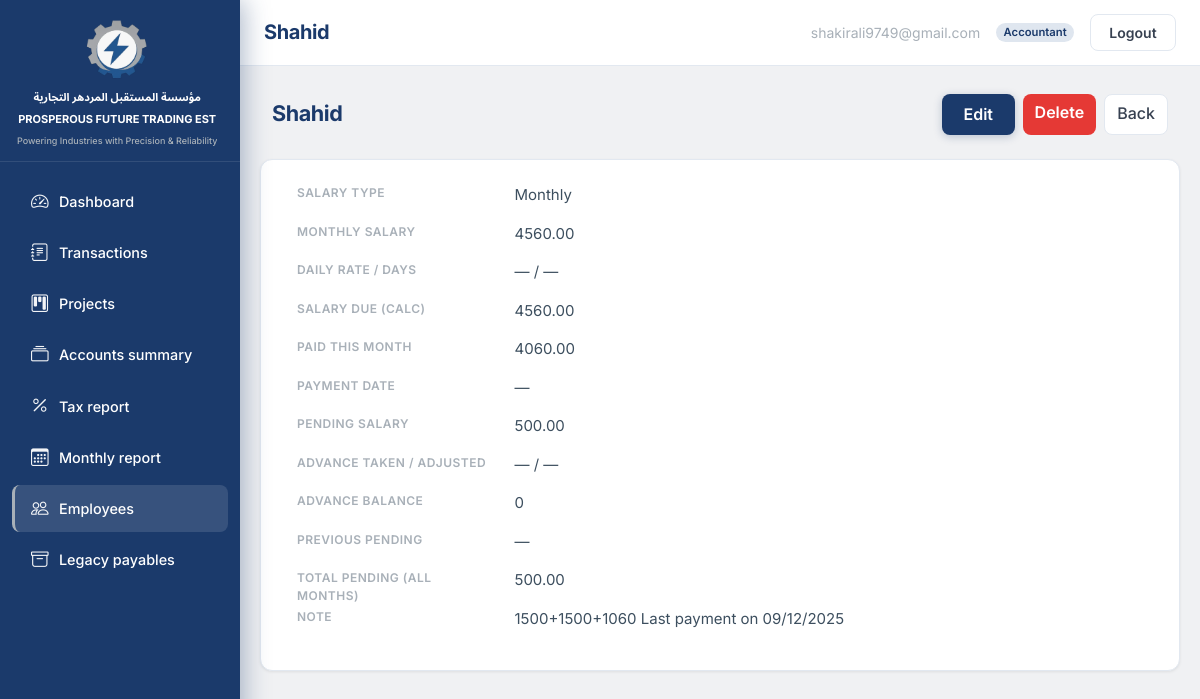
The app's page /employees/7/ (signed in), older data.
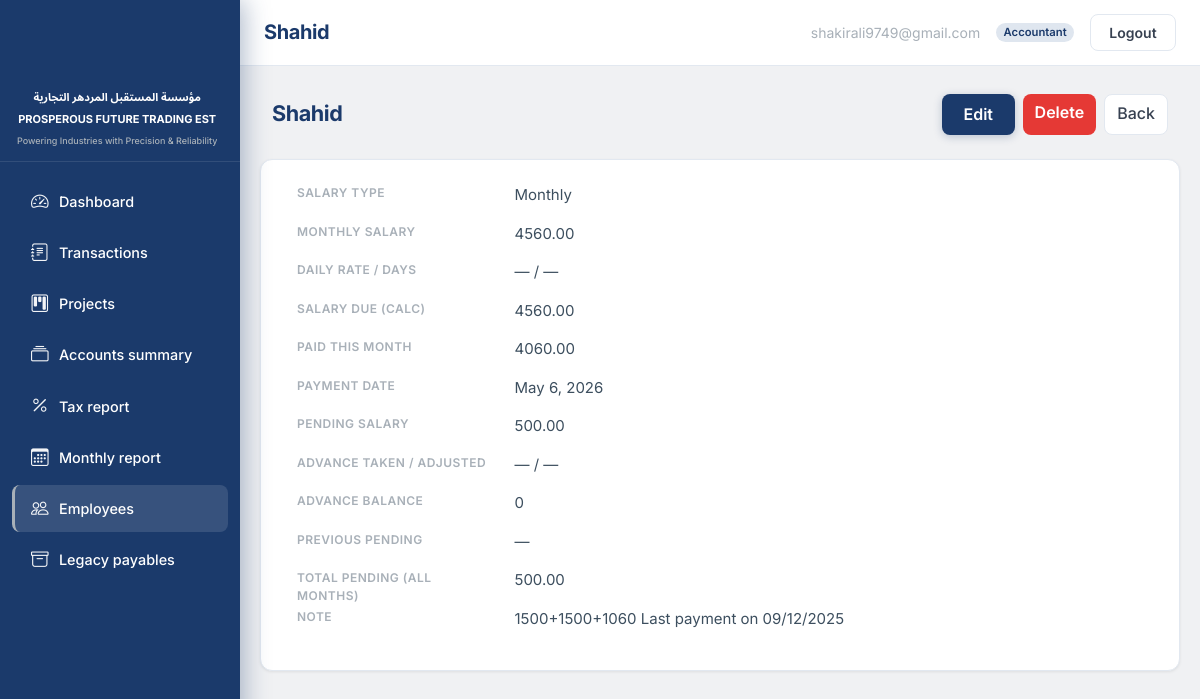
The same page, newer data.
### employees/models.py (models this page shows, shortened)
class Employee(models.Model):
    name = models.CharField(max_length=255)
    salary_paid_date = models.DateField(
        null=True,
        blank=True,
        verbose_name="Payment date",
        help_text="Date when salary was paid to this employee.",
    )
    salary_type = models.CharField(
        max_length=16, choices=SalaryType.choices, default=SalaryType.MONTHLY
    )
    monthly_salary = models.DecimalField(
        max_digits=14, decimal_places=2, null=True, blank=True
    )
    daily_rate = models.DecimalField(max_digits=14, decimal_places=2, null=True, blank=True)
    days_worked = models.DecimalField(
        max_digits=10, decimal_places=2, null=True, blank=True
    )
    salary_paid_this_month = models.DecimalField(
        max_digits=14, decimal_places=2, null=True, blank=True
    )
    advance_taken = models.DecimalField(
        max_digits=14, decimal_places=2, null=True, blank=True
    )
    advance_adjusted = models.DecimalField(
        max_digits=14, decimal_places=2, null=True, blank=True
    )
    previous_pending_salary = models.DecimalField(
        max_digits=14, decimal_places=2, null=True, blank=True
    )
    note = models.TextField(blank=True)
    class Meta:
        ordering = ["name"]
    @property
    def salary_due_this_month(self):
        st = self.salary_type
        if st == SalaryType.MONTHLY or st == SalaryType.WEEKLY:
            return self.monthly_salary or Decimal("0")
        if st == SalaryType.DAILY:
            dr = self.daily_rate or Decimal("0")
            dw = self.days_worked or Decimal("0")
            return dr * dw
        return Decimal("0")
    @property
    def pending_salary_this_month(self):
        due = self.salary_due_this_month
        paid = self.salary_paid_this_month
        if paid is None:
            paid = Decimal("0")
        return due - paid
    @property
    def advance_balance(self):
        taken = self.advance_taken or Decimal("0")
        adj = self.advance_adjusted or Decimal("0")
        return taken - adj
    @property
    def total_pending_salary_all_months(self):
        prev = self.previous_pending_salary or Decimal("0")
        return self.pending_salary_this_month + prev

### employees/views.py (the view)
# urls.py: path("<int:pk>/", views.EmployeeDetailView.as_view(), name="detail"),
class EmployeeDetailView(AccountantOrAdminRequiredMixin, DetailView):
    model = Employee
    template_name = "employees/employee_detail.html"
    context_object_name = "employee"
    def get_queryset(self):
        return employees_with_paid_on(super().get_queryset())

### TradingEST/context_processors.py (called while the page is built)
def brand(_request):
    return {
        "brand_name_ar": BRAND_NAME_AR,
        "brand_name_en": BRAND_NAME_EN,
        "brand_tagline": BRAND_TAGLINE,
    }

### accounts/mixins.py (called while the page is built)
    def dispatch(self, request, *args, **kwargs):
        if not request.user.is_authenticated:
            return HttpResponseRedirect(self.resolve_redirect(request))
        role = getattr(request.user, "role", None)
        if role not in self.allowed_roles:
            raise PermissionDenied("Insufficient role.")
        return super(SessionAuthenticatedMixin, self).dispatch(request, *args, **kwargs)

### employees/services.py (called while the page is built)
def _latest_salary_payment_subquery():
    return (
        Transaction.objects.filter(
            category=LedgerCategory.SALARY,
            flow_type=FlowType.OUT,
            party_name__iexact=OuterRef("name"),
        )
        .order_by("-date", "-pk")
        .values("date")[:1]
    )

def employees_with_paid_on(queryset: QuerySet[Employee] | None = None) -> QuerySet[Employee]:
    if queryset is None:
        queryset = Employee.objects.all()
    return queryset.annotate(
        paid_on=Coalesce(
            F("salary_paid_date"),
            Subquery(_latest_salary_payment_subquery()),
        )
    )

### templates/employees/employee_detail.html (shortened to what this page needs)
{% extends "base.html" %}
{% block header_title %}{{ employee.name }}{% endblock %}
{% block content %}
<div class="te-page-heading-row">
  <h1>{{ employee.name }}</h1>
  <div class="d-flex flex-wrap gap-2">
    {% if user.role == 'admin' or user.role == 'accountant' %}
    <a class="btn te-btn-gradient" href="{% url 'employees:edit' employee.pk %}">Edit</a>
    <a class="btn te-btn-danger" href="{% url 'employees:delete' employee.pk %}">Delete</a>
    {% endif %}
    <a class="btn te-btn-secondary" href="{% url 'employees:list' %}">Back</a>
  </div>
</div>
<dl class="row te-dl-card">
  <dt class="col-sm-3">Salary type</dt><dd class="col-sm-9">{{ employee.get_salary_type_display }}</dd>
  <dt class="col-sm-3">Monthly salary</dt><dd class="col-sm-9">{{ employee.monthly_salary|default:"—" }}</dd>
  <dt class="col-sm-3">Daily rate / days</dt><dd class="col-sm-9">{{ employee.daily_rate|default:"—" }} / {{ employee.days_worked|default:"—" }}</dd>
  <dt class="col-sm-3">Salary due (calc)</dt><dd class="col-sm-9">{{ employee.salary_due_this_month }}</dd>
  <dt class="col-sm-3">Paid this month</dt><dd class="col-sm-9">{{ employee.salary_paid_this_month|default:"—" }}</dd>
  <dt class="col-sm-3">Payment date</dt><dd class="col-sm-9">{{ employee.paid_on|default:"—" }}</dd>
  <dt class="col-sm-3">Pending salary</dt><dd class="col-sm-9">{{ employee.pending_salary_this_month }}</dd>
  <dt class="col-sm-3">Advance taken / adjusted</dt><dd class="col-sm-9">{{ employee.advance_taken|default:"—" }} / {{ employee.advance_adjusted|default:"—" }}</dd>
  <dt class="col-sm-3">Advance balance</dt><dd class="col-sm-9">{{ employee.advance_balance }}</dd>
  <dt class="col-sm-3">Previous pending</dt><dd class="col-sm-9">{{ employee.previous_pending_salary|default:"—" }}</dd>
  <dt class="col-sm-3">Total pending (all months)</dt><dd class="col-sm-9">{{ employee.total_pending_salary_all_months }}</dd>
  <dt class="col-sm-3">Note</dt><dd class="col-sm-9">{{ employee.note|default:"—"|linebreaks }}</dd>
</dl>
{% endblock %}

Row changes from the older to the newer data that the page shows:
changed Employee "Shahid": paid_on "—" → "May 6, 2026"
